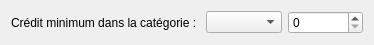
<?xml version="1.0" encoding="UTF-8"?>
<ui version="4.0">
 <class>minimumCrediInCategory</class>
 <widget class="QWidget" name="minimumCrediInCategory">
  <property name="geometry">
   <rect>
    <x>0</x>
    <y>0</y>
    <width>374</width>
    <height>44</height>
   </rect>
  </property>
  <property name="windowTitle">
   <string>Form</string>
  </property>
  <layout class="QVBoxLayout" name="verticalLayout">
   <item>
    <layout class="QHBoxLayout" name="horizontalLayout">
     <item>
      <widget class="QLabel" name="label">
       <property name="text">
        <string>Crédit minimum dans la catégorie : </string>
       </property>
      </widget>
     </item>
     <item>
      <widget class="QComboBox" name="cat"/>
     </item>
     <item>
      <widget class="QSpinBox" name="credit"/>
     </item>
    </layout>
   </item>
  </layout>
 </widget>
 <resources/>
 <connections/>
</ui>
